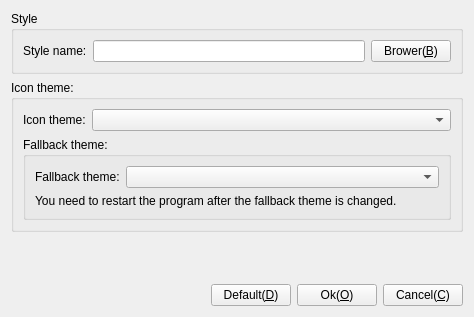
<?xml version="1.0" encoding="UTF-8"?>
<ui version="4.0">
 <class>CFrmStyle</class>
 <widget class="QWidget" name="CFrmStyle">
  <property name="geometry">
   <rect>
    <x>0</x>
    <y>0</y>
    <width>474</width>
    <height>317</height>
   </rect>
  </property>
  <property name="windowTitle">
   <string>Set style</string>
  </property>
  <property name="windowIcon">
   <iconset theme="style">
    <normaloff>.</normaloff>.</iconset>
  </property>
  <layout class="QGridLayout" name="gridLayout_4">
   <item row="0" column="0">
    <widget class="QGroupBox" name="groupBox_3">
     <property name="title">
      <string>Style</string>
     </property>
     <layout class="QGridLayout" name="gridLayout_3">
      <item row="0" column="0">
       <layout class="QHBoxLayout" name="horizontalLayout_3">
        <item>
         <widget class="QLabel" name="label_2">
          <property name="text">
           <string>Style name:</string>
          </property>
         </widget>
        </item>
        <item>
         <widget class="QLineEdit" name="leStyleName"/>
        </item>
        <item>
         <widget class="QPushButton" name="pbBrower">
          <property name="text">
           <string>Brower(&amp;B)</string>
          </property>
         </widget>
        </item>
       </layout>
      </item>
     </layout>
    </widget>
   </item>
   <item row="1" column="0">
    <widget class="QGroupBox" name="groupBox">
     <property name="title">
      <string>Icon theme:</string>
     </property>
     <layout class="QGridLayout" name="gridLayout_2">
      <item row="0" column="0">
       <layout class="QHBoxLayout" name="horizontalLayout_4">
        <item>
         <widget class="QLabel" name="label_3">
          <property name="text">
           <string>Icon theme:</string>
          </property>
         </widget>
        </item>
        <item>
         <widget class="QComboBox" name="cbIconTheme">
          <property name="sizePolicy">
           <sizepolicy hsizetype="Expanding" vsizetype="Fixed">
            <horstretch>0</horstretch>
            <verstretch>0</verstretch>
           </sizepolicy>
          </property>
         </widget>
        </item>
       </layout>
      </item>
      <item row="1" column="0">
       <widget class="QGroupBox" name="gbFallbackTheme">
        <property name="title">
         <string>Fallback theme:</string>
        </property>
        <layout class="QGridLayout" name="gridLayout">
         <item row="0" column="0">
          <layout class="QHBoxLayout" name="horizontalLayout_2">
           <item>
            <widget class="QLabel" name="label_5">
             <property name="text">
              <string>Fallback theme:</string>
             </property>
            </widget>
           </item>
           <item>
            <widget class="QComboBox" name="cbFallbackTheme">
             <property name="sizePolicy">
              <sizepolicy hsizetype="Expanding" vsizetype="Fixed">
               <horstretch>0</horstretch>
               <verstretch>0</verstretch>
              </sizepolicy>
             </property>
            </widget>
           </item>
          </layout>
         </item>
         <item row="1" column="0">
          <widget class="QLabel" name="label">
           <property name="text">
            <string>You need to restart the program after the fallback theme is changed.</string>
           </property>
           <property name="wordWrap">
            <bool>true</bool>
           </property>
          </widget>
         </item>
        </layout>
       </widget>
      </item>
     </layout>
    </widget>
   </item>
   <item row="2" column="0">
    <spacer name="verticalSpacer">
     <property name="orientation">
      <enum>Qt::Vertical</enum>
     </property>
     <property name="sizeHint" stdset="0">
      <size>
       <width>17</width>
       <height>13</height>
      </size>
     </property>
    </spacer>
   </item>
   <item row="3" column="0">
    <layout class="QHBoxLayout" name="horizontalLayout">
     <item>
      <spacer name="horizontalSpacer">
       <property name="orientation">
        <enum>Qt::Horizontal</enum>
       </property>
       <property name="sizeHint" stdset="0">
        <size>
         <width>40</width>
         <height>20</height>
        </size>
       </property>
      </spacer>
     </item>
     <item>
      <widget class="QPushButton" name="pbDefault">
       <property name="text">
        <string>Default(&amp;D)</string>
       </property>
      </widget>
     </item>
     <item>
      <widget class="QPushButton" name="pbOK">
       <property name="text">
        <string>Ok(&amp;O)</string>
       </property>
      </widget>
     </item>
     <item>
      <widget class="QPushButton" name="pbCancel">
       <property name="text">
        <string>Cancel(&amp;C)</string>
       </property>
      </widget>
     </item>
    </layout>
   </item>
  </layout>
 </widget>
 <resources/>
 <connections/>
</ui>
